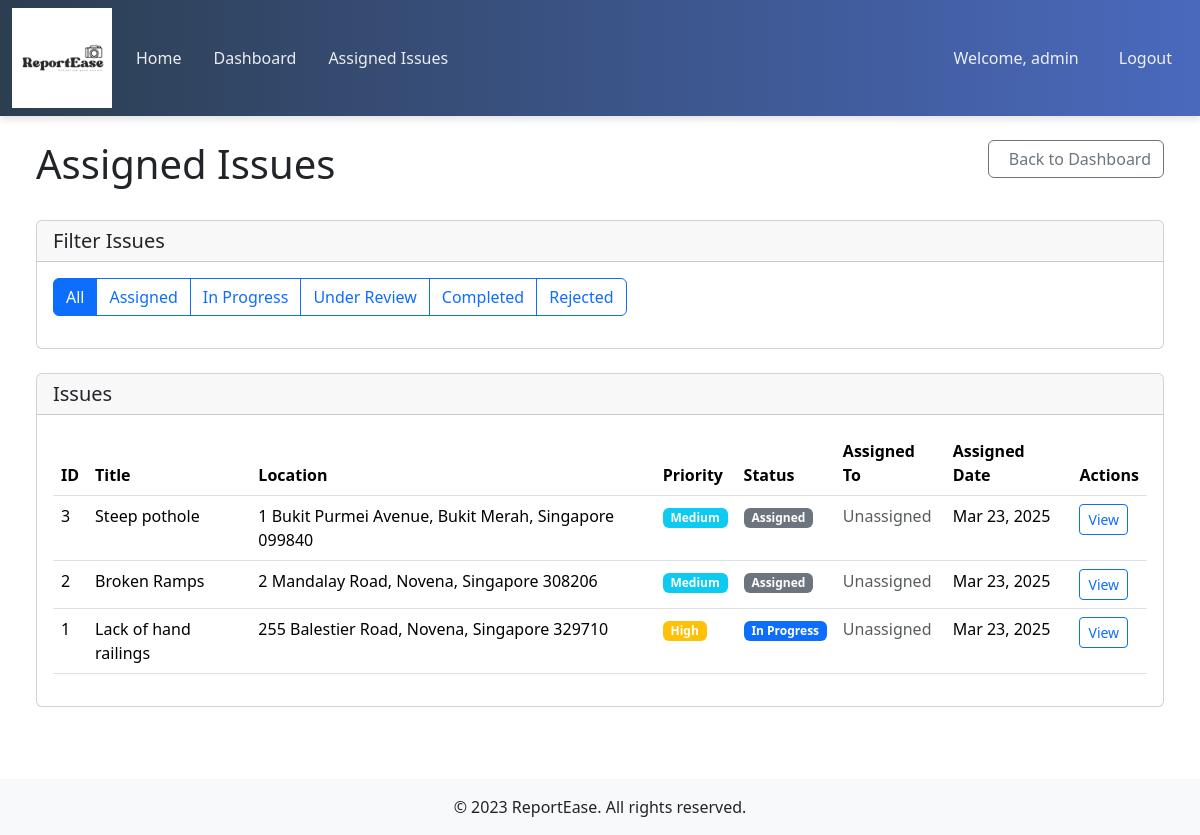
The page /agency/issues/ (signed in) on the database as committed earlier.
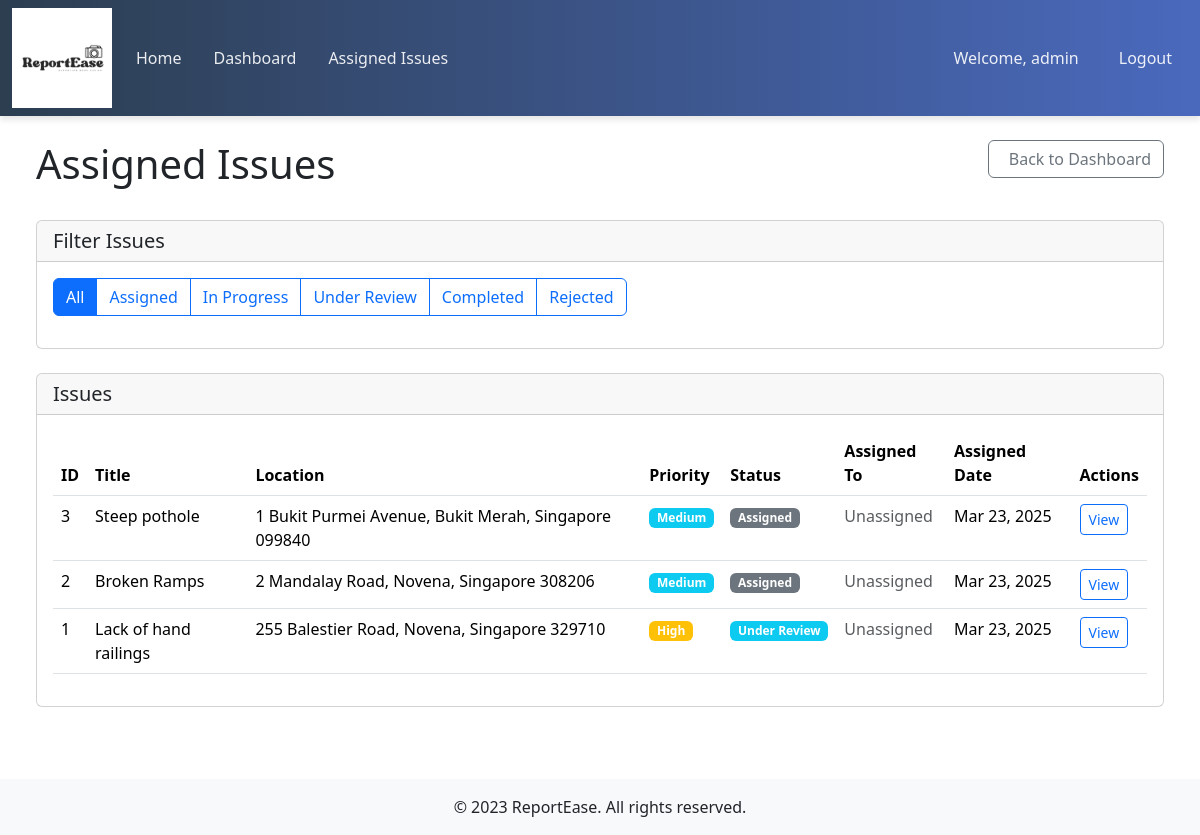
The same page on the database as committed later.
### fypapp/models.py (models this page shows, shortened)
class IssueAssignment(models.Model):
    STATUS_CHOICES = [
        ('assigned', 'Assigned'),
        ('in_progress', 'In Progress'),
        ('under_review', 'Under Review'),
        ('completed', 'Completed'),
        ('rejected', 'Rejected')
    ]
    issue = models.ForeignKey(AccessibilityIssue, on_delete=models.CASCADE, related_name='assignments')
    agency = models.ForeignKey(Agency, on_delete=models.CASCADE, related_name='assigned_issues')
    assigned_to = models.ForeignKey(StaffProfile, on_delete=models.SET_NULL, null=True, blank=True, related_name='assignments')
    assigned_at = models.DateTimeField(auto_now_add=True)
    updated_at = models.DateTimeField(auto_now=True)
    status = models.CharField(max_length=20, choices=STATUS_CHOICES, default='assigned')
    estimated_completion = models.DateField(null=True, blank=True)

class AccessibilityIssue(models.Model):
    PRIORITY_CHOICES = [
        (1, 'Low'),
        (2, 'Medium'),
        (3, 'High'),
        (4, 'Critical')
    ]
    STATUS_CHOICES = [
        ('open', 'Open'),
        ('assigned', 'Assigned to Agency'),
        ('in_progress', 'In Progress'),
        ('resolved', 'Resolved'),
        ('closed', 'Closed')
    ]
    title = models.CharField(max_length=200)
    description = models.TextField()
    location = models.CharField(max_length=200)
    latitude = models.DecimalField(max_digits=9, decimal_places=6)
    longitude = models.DecimalField(max_digits=9, decimal_places=6)
    reported_by = models.ForeignKey(User, on_delete=models.CASCADE)
    created_at = models.DateTimeField(auto_now_add=True)
    updated_at = models.DateTimeField(auto_now=True)
    priority = models.IntegerField(choices=PRIORITY_CHOICES, default=1)
    status = models.CharField(max_length=50, choices=STATUS_CHOICES, default='open')
    current_agency = models.ForeignKey(Agency, on_delete=models.SET_NULL, null=True, blank=True, related_name='current_issues')
    upvotes = models.ManyToManyField(User, related_name='upvoted_issues', blank=True)
    image = models.ImageField(upload_to='issue_images/', null=True, blank=True)

### fypapp/views.py (the view)
# urls.py: path('agency/issues/', views.agency_issue_list, name='agency_issue_list'),
@login_required
def agency_issue_list(request):
    try:
        staff_profile = request.user.staff_profile
    except:
        return redirect('home')
    status_filter = request.GET.get('status', '')
    my_issues_only = request.GET.get('my_issues', '') == 'true'
    assigned_issues = IssueAssignment.objects.filter(agency=staff_profile.agency)
    if status_filter:
        assigned_issues = assigned_issues.filter(status=status_filter)
    if my_issues_only:
        assigned_issues = assigned_issues.filter(assigned_to=staff_profile)
    context = {
        'staff_profile': staff_profile,
        'assigned_issues': assigned_issues.order_by('-assigned_at'),
        'status_filter': status_filter,
        'my_issues_only': my_issues_only,
    }
    return render(request, 'agency/issue_list.html', context)

### fypapp/templates/agency/issue_list.html (shortened to what the changed rows need)
{% extends 'base.html' %}
{% block content %}
<div class="container-fluid">
    <div class="row mb-4">
        <div class="col-md-8">
            <h1>Assigned Issues</h1>
        </div>
    </div>
    <div class="card">
        <div class="card-body">
            {% if assigned_issues %}
                <div class="table-responsive">
                    <table class="table table-hover">
                        <thead>
                            <tr>
                                <th>ID</th>
                                <th>Title</th>
                                <th>Location</th>
                                <th>Priority</th>
                                <th>Status</th>
                                <th>Assigned To</th>
                                <th>Assigned Date</th>
                                <th>Actions</th>
                            </tr>
                        </thead>
                        <tbody>
                            {% for assignment in assigned_issues %}
                            <tr>
                                <td>{{ assignment.issue.id }}</td>
                                <td>{{ assignment.issue.title }}</td>
                                <td>{{ assignment.issue.location }}</td>
                                <td>
                                    <span class="badge bg-{% if assignment.issue.priority == 4 %}danger{% elif assignment.issue.priority == 3 %}warning{% elif assignment.issue.priority == 2 %}info{% else %}success{% endif %}">
                                        {{ assignment.issue.get_priority_display }}
                                    </span>
                                </td>
                                <td>
                                    <span class="badge bg-{% if assignment.status == 'assigned' %}secondary{% elif assignment.status == 'in_progress' %}primary{% elif assignment.status == 'completed' %}success{% elif assignment.status == 'under_review' %}info{% elif assignment.status == 'rejected' %}danger{% endif %}">
                                        {{ assignment.get_status_display }}
                                    </span>
                                </td>
                                <td>
                                    {% if assignment.assigned_to %}
                                        {{ assignment.assigned_to.user.username }}
                                    {% else %}
                                        <span class="text-muted">Unassigned</span>
                                    {% endif %}
                                </td>
                                <td>{{ assignment.assigned_at|date:"M d, Y" }}</td>
                                <td>
                                    <a href="{% url 'agency_issue_detail' assignment.id %}" class="btn btn-sm btn-outline-primary">View</a>
                                </td>
                            </tr>
                            {% endfor %}
                        </tbody>
                    </table>
                </div>
            {% else %}
                <div class="alert alert-info">No issues match the selected criteria.</div>
            {% endif %}
        </div>
    </div>
</div>
{% endblock %}

Rows that differ between the two databases and show on the page:
changed IssueAssignment "Lack of hand railings": status "In Progress" → "Under Review"
